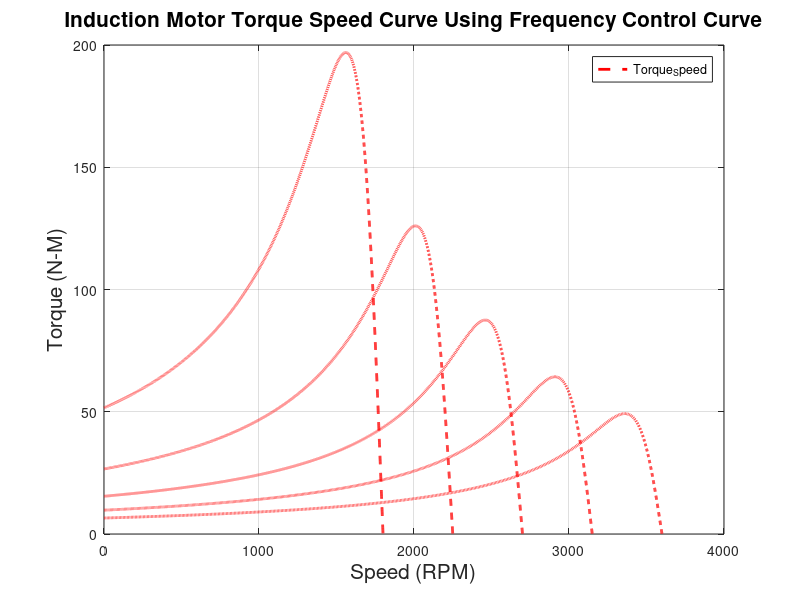

The MATLAB source for this figure:
clear
clc
r1=0; % stator resistance ( ohm )
x1=1.14; % stator reactance ( ohm )
r2= 0.38; % rotor resistance ( ohm )
x2=1.71; % rotor reactance ( ohm )
xm=33.2; % magnetizing reactance ( ohm )
v_ph=460/sqrt(3); % phase voltage ( volt )
n_bs=1800;   % base synchronus speed (rpm)
w_bs=2*pi*n_bs/60;  % base synchronus speed(rad/sec)


s = 0 : 0.0001 : 1;    % slip

for B= 1:0.25:2

for i=1:10001

n_m=B*(1-s)*n_bs;

t(i) = ( 3* (v_ph^2) * (r2/s(i) ) ) / (B*w_bs * ( ( (r1+ (r2/s(i)) )^2) + (B*(x1+x2))^2) );
end
 
plot(n_m,t,'r--','linewidth',2)
title({'Induction Motor Torque Speed Curve Using Frequency Control Curve'},'fontsize',15)
xlabel('Speed (RPM)','fontsize',15)
ylabel('Torque (N-M)','fontsize',15)
legend('Torque_Speed')
hold on
grid on

B
B*n_bs
f=B*n_bs
end

